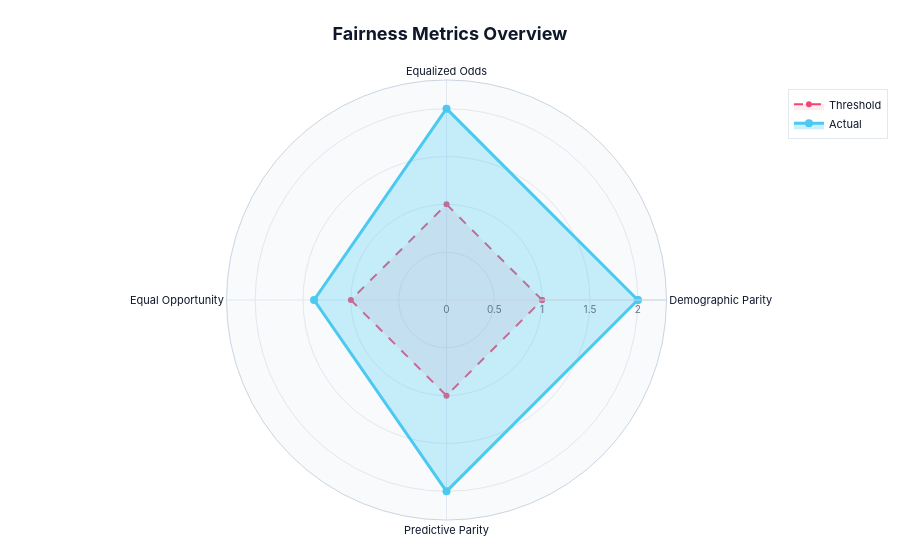
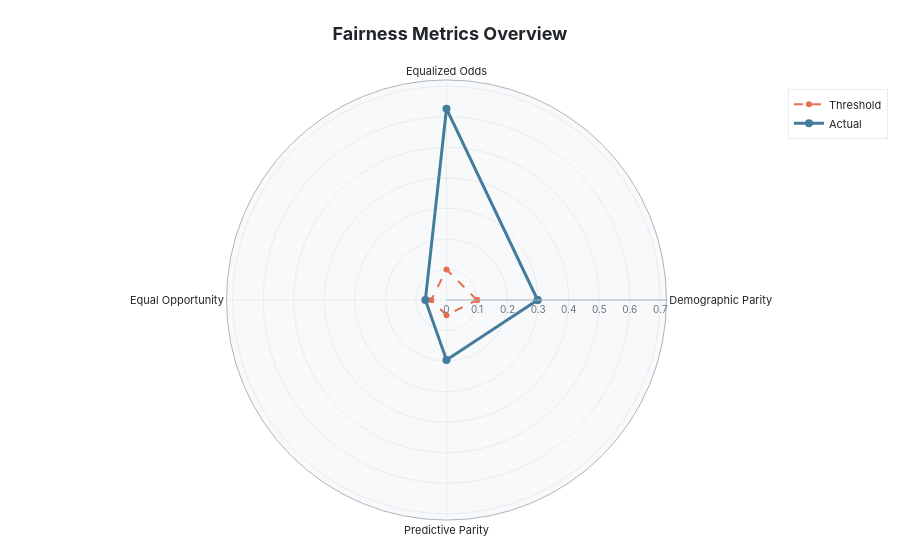

Notebook source saved alongside these figures, in order:
### Markdown cell above
### 17b. Radar Chart & Heatmap (Plotly)

**Radar/Spider chart**: Compare all fairness metrics at a glance — excellent for presentations.  
**Group Disparity Heatmap**: Pairwise differences between groups in a matrix view.

### Code cell
# Radar/Spider Chart — All metrics at a glance
try:
    from vfairness.evaluation.vfairness_metrics.visualization import plot_metrics_radar

    # Normalized radar (values relative to threshold, 1.0 = at threshold)
    radar_fig = plot_metrics_radar(viz_report, style='modern', normalize=True, fill=True)
    radar_fig.show()

    # Un-normalized radar (raw metric values)
    radar_raw = plot_metrics_radar(viz_report, style='academic', normalize=False, fill=False)
    radar_raw.show()

except ImportError as e:
    print(f"Radar chart not available: {e}")
except Exception as e:
    print(f"Radar chart error: {e}")

### Figure 1 — Plotly figure (JSON) as saved in the notebook; plotly's stock layout.template omitted (floating-point values rounded to 4 significant figures)
{"data": [{"fill": "toself", "fillcolor": "rgba(239, 71, 111, 0.1)", "line": {"color": "#ef476f", "dash": "dash", "width": 2}, "name": "Threshold", "r": [1, 1, 1, 1, 1], "theta": ["Demographic Parity", "Equalized Odds", "Equal Opportunity", "Predictive Parity", "Demographic Parity"], "type": "scatterpolar"}, {"fill": "toself", "fillcolor": "rgba(76, 201, 240, 0.3)", "line": {"color": "#4cc9f0", "width": 3}, "marker": {"color": "#4cc9f0", "size": 8}, "name": "Actual", "r": [2, 2, 1.385, 2, 2], "theta": ["Demographic Parity", "Equalized Odds", "Equal Opportunity", "Predictive Parity", "Demographic Parity"], "type": "scatterpolar"}], "layout": {"font": {"color": "#0f172a", "family": "Inter, Segoe UI, Arial, sans-serif"}, "legend": {"bgcolor": "rgba(255,255,255,0.9)", "bordercolor": "#e2e8f0", "borderwidth": 1, "font": {"color": "#0f172a", "size": 11}, "x": 0.92, "y": 0.98}, "margin": {"b": 40, "l": 40, "r": 40, "t": 80}, "paper_bgcolor": "#ffffff", "polar": {"angularaxis": {"gridcolor": "#e2e8f0", "linecolor": "#cbd5e1", "tickfont": {"color": "#0f172a", "size": 11}}, "bgcolor": "#f8fafc", "radialaxis": {"gridcolor": "#e2e8f0", "linecolor": "#cbd5e1", "range": [0, 2.3], "tickfont": {"color": "#64748b", "size": 10}, "visible": true}}, "showlegend": true, "title": {"font": {"color": "#0f172a", "family": "Inter, Segoe UI, Arial", "size": 18}, "text": "<b>Fairness Metrics Overview</b>", "x": 0.5}}}

### Figure 2 — Plotly figure (JSON) as saved in the notebook; plotly's stock layout.template omitted (floating-point values rounded to 4 significant figures)
{"data": [{"fillcolor": "rgba(231, 111, 81, 0.1)", "line": {"color": "#e76f51", "dash": "dash", "width": 2}, "name": "Threshold", "r": [0.1, 0.1, 0.05, 0.05, 0.1], "theta": ["Demographic Parity", "Equalized Odds", "Equal Opportunity", "Predictive Parity", "Demographic Parity"], "type": "scatterpolar"}, {"fillcolor": "rgba(69, 123, 157, 0.3)", "line": {"color": "#457b9d", "width": 3}, "marker": {"color": "#457b9d", "size": 8}, "name": "Actual", "r": [0.2983, 0.6262, 0.06923, 0.1961, 0.2983], "theta": ["Demographic Parity", "Equalized Odds", "Equal Opportunity", "Predictive Parity", "Demographic Parity"], "type": "scatterpolar"}], "layout": {"font": {"color": "#212529", "family": "Inter, Segoe UI, Arial, sans-serif"}, "legend": {"bgcolor": "rgba(255,255,255,0.9)", "bordercolor": "#e9ecef", "borderwidth": 1, "font": {"color": "#212529", "size": 11}, "x": 0.92, "y": 0.98}, "margin": {"b": 40, "l": 40, "r": 40, "t": 80}, "paper_bgcolor": "#ffffff", "polar": {"angularaxis": {"gridcolor": "#e9ecef", "linecolor": "#adb5bd", "tickfont": {"color": "#212529", "size": 11}}, "bgcolor": "#f8f9fa", "radialaxis": {"gridcolor": "#e9ecef", "linecolor": "#adb5bd", "range": [0, 0.7202], "tickfont": {"color": "#6c757d", "size": 10}, "visible": true}}, "showlegend": true, "title": {"font": {"color": "#212529", "family": "Inter, Segoe UI, Arial", "size": 18}, "text": "<b>Fairness Metrics Overview</b>", "x": 0.5}}}
